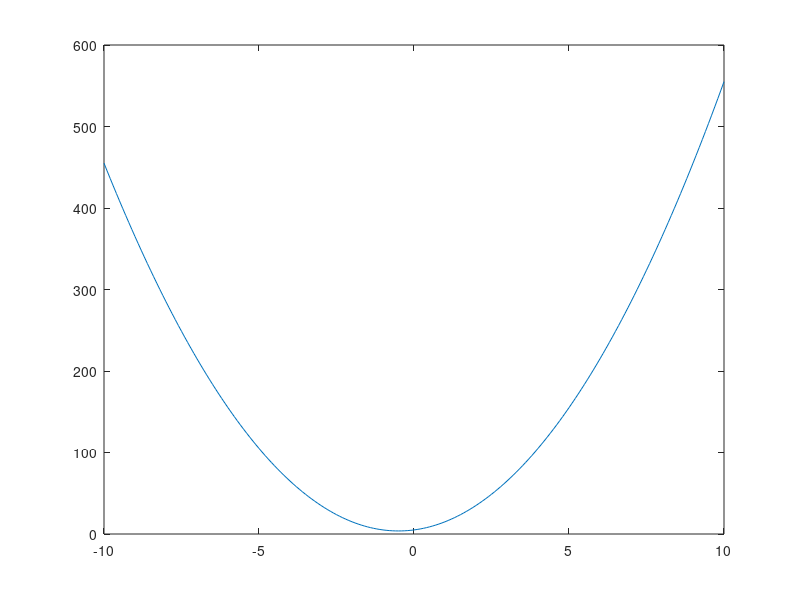

Source code (MATLAB): (Note: this script raises an error after producing the figure.)
% Jacob Bryant
% Assignment 1
%{ 
	Plots a quadratic function based on user input and then
	evaluates a definite integral over limits of integrations
	given by user input.
%}

% Main function, this removes a lot of errors
% Acts as an entry point for the program
function main()
    clc;
    disp("NOTE: My script only works right now on octave-online.net, not the software IDE. In order for it to work, you'd have to install this package called symbolic and the animation for the load screen would not work as well. I might come back to this and port it to the software version.");
    pause(.01);
    disp("");
    cont = input("Press enter to continue...");
    clc;
    disp("Please enter values for the variables a,b,c, for the quadratic equation f(x) = ax^2 + bx + c: ");
    pause(.01);
    cont = input("Press enter to continue...");
    pause(2);
    spin_load; % Calls the loading screen
    
    % === Ask user to input values for a,b,c to represent their quadratic function === %
    quad_a = clc_in("Enter value for a: ");
    quad_b = clc_in("Enter value for b: ");
    quad_c = clc_in("Enter value for c: ");
    
    % === Graphs the quadratic function from the user input given === %
    quad_x = -10:0.1:10; % Sets up the x-axis
    
    quad_f = @q_func; % Passes a function handle of the quadratic function to the variable quad_f
    plot(quad_x, quad_f(quad_x, quad_a, quad_b, quad_c)); % Plots the quadratic function
    disp("");
    cont = input("Press enter to continue...");
    pause(.2);
    clc;
    disp("Now enter values for the lower and upper limit of a definite integral of the quadratic function: ");
    pause(.1);
    cont = input("Press enter to continue...");
    pause(2);
    clc;
    spin_load;
    % === Ask user for lower and upper limits of integration === %
    lower_a = clc_in("Enter the lower limit: ");
    upper_a = clc_in("Enter the upper limit: ");
    % === Calculate the definite integral of the quadratic function with the given limits === %
    syms x; % This declares a symbolic variable x to represent an arbitrary variable x in the inputted equation
    int_ans = int(quad_f(x, quad_a, quad_b, quad_c), lower_a, upper_a); % Passes the function handle of the quadratic function to the integrating function quad
    spin_load;
    disp("The definite integral is: ");
    disp(int_ans);
    
    return;
endfunction
% --- Functions here ---%

% === Shows a fun little loading sreen === %
function spin_load
    spin_i = 0;
    spin_pause = .2;
	for i = 1:10
		spin_i += 1;
		pause(spin_pause);
		clc;
		if(mod(i,2)==0)
			disp("----Loading...----");
			pause(spin_pause);
			clc;
			disp("////Loading...////");
		else
			disp("----Loading...----");
			pause(spin_pause);
			clc;
			disp("\\\\\\\\Loading...\\\\\\\\");
		endif
	endfor
	pause(spin_pause);
	clc;
endfunction

% === Ask the user for input and then clears the screen === % 
function ret = clc_in(var)
    ret = input(var);
    clc;
endfunction

% === The placeholder of the quadratic function, I pass function handles to this instead of rewriting the function every time === % 
function var = q_func(q_x, q_a, q_b, q_c)
    var = ((q_a .* (q_x.^2))+(q_b .* q_x)+(q_c));
endfunction
%-----------------------%